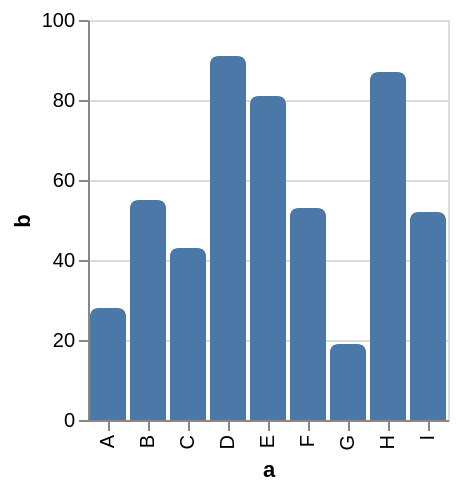

Source (Vega-Lite JSON):
### Vega specification from a JSON file in a GitHub repository (floating-point values rounded to 4 significant figures)
{"$schema": "https://vega.github.io/schema/vega/v5.json", "description": "A simple bar chart with rounded corners at the end of the bar.", "background": "white", "padding": 5, "height": 200, "style": "cell", "data": [{"name": "source_0", "values": [{"a": "A", "b": 28}, {"a": "B", "b": 55}, {"a": "C", "b": 43}, {"a": "D", "b": 91}, {"a": "E", "b": 81}, {"a": "F", "b": 53}, {"a": "G", "b": 19}, {"a": "H", "b": 87}, {"a": "I", "b": 52}]}, {"name": "data_0", "source": "source_0", "transform": [{"type": "stack", "groupby": ["a"], "field": "b", "sort": {"field": [], "order": []}, "as": ["b_start", "b_end"], "offset": "zero"}, {"type": "filter", "expr": "isValid(datum[\"b\"]) && isFinite(+datum[\"b\"])"}]}], "signals": [{"name": "x_step", "value": 20}, {"name": "width", "update": "bandspace(domain('x').length, 0.1, 0.05) * x_step"}], "marks": [{"type": "group", "from": {"facet": {"data": "data_0", "name": "stack_group_main", "groupby": ["a"], "aggregate": {"fields": ["b_start", "b_start", "b_end", "b_end"], "ops": ["min", "max", "min", "max"]}}}, "encode": {"update": {"xc": {"scale": "x", "field": "a", "band": 0.5}, "width": {"signal": "max(0.25, bandwidth('x'))"}, "y": {"signal": "min(scale('y',datum[\"min_b_start\"]),scale('y',datum[\"max_b_start\"]),scale('y',datum[\"min_b_end\"]),scale('y',datum[\"max_b_end\"]))"}, "y2": {"signal": "max(scale('y',datum[\"min_b_start\"]),scale('y',datum[\"max_b_start\"]),scale('y',datum[\"min_b_end\"]),scale('y',datum[\"max_b_end\"]))"}, "clip": {"value": true}, "cornerRadiusTopLeft": {"value": 4}, "cornerRadiusTopRight": {"value": 4}}}, "marks": [{"type": "group", "encode": {"update": {"y": {"field": {"group": "y"}, "mult": -1}, "width": {"field": {"group": "width"}}}}, "marks": [{"name": "marks", "type": "rect", "style": ["bar"], "from": {"data": "stack_group_main"}, "encode": {"update": {"fill": {"value": "#4c78a8"}, "ariaRoleDescription": {"value": "bar"}, "description": {"signal": "\"a: \" + (isValid(datum[\"a\"]) ? datum[\"a\"] : \"\"+datum[\"a\"]) + \"; b: \" + (format(datum[\"b\"], \"\"))"}, "width": {"field": {"group": "width"}}, "y": {"scale": "y", "field": "b_end"}, "y2": {"scale": "y", "field": "b_start"}}}}]}]}], "scales": [{"name": "x", "type": "band", "domain": {"data": "data_0", "field": "a", "sort": true}, "range": {"step": {"signal": "x_step"}}, "paddingInner": 0.1, "paddingOuter": 0.05}, {"name": "y", "type": "linear", "domain": {"data": "data_0", "fields": ["b_start", "b_end"]}, "range": [{"signal": "height"}, 0], "nice": true, "zero": true}], "axes": [{"scale": "y", "orient": "left", "gridScale": "x", "grid": true, "tickCount": {"signal": "ceil(height/40)"}, "domain": false, "labels": false, "aria": false, "maxExtent": 0, "minExtent": 0, "ticks": false, "zindex": 0}, {"scale": "x", "orient": "bottom", "grid": false, "title": "a", "labelAlign": "right", "labelAngle": 270, "labelBaseline": "middle", "zindex": 0}, {"scale": "y", "orient": "left", "grid": false, "title": "b", "labelOverlap": true, "tickCount": {"signal": "ceil(height/40)"}, "zindex": 0}]}
